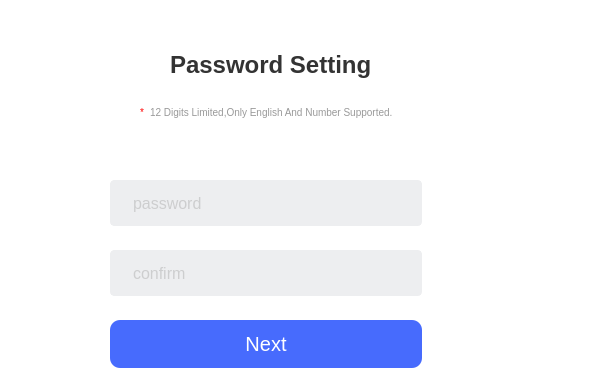
<?xml version="1.0" encoding="UTF-8"?>
<ui version="4.0">
 <class>PasswordSetting</class>
 <widget class="QDialog" name="PasswordSetting">
  <property name="geometry">
   <rect>
    <x>0</x>
    <y>0</y>
    <width>592</width>
    <height>392</height>
   </rect>
  </property>
  <property name="windowTitle">
   <string>Dialog</string>
  </property>
  <property name="styleSheet">
   <string notr="true">QDialog{
	background-color: rgb(255, 255, 255);

}
QLineEdit {
	color:#ADADAD;
    border: 1px solid #EDEEF0;  
    border-radius: 4px; 
    background: #EDEEF0;  
    selection-background-color: #476BFD; 
    font-size: 16px ;
	padding-left:20px;
	padding-right:20px;
}

QLineEdit:hover{
border:1px solid #476BFD;
border-radius: 4px; 
}

QPushButton#pushButton_next{
	background-color:rgb(71,107,253);
	border-width:0;
    padding:4px;  
	border-style:inset;  
	border-radius:10px;  
	color:white;
	font-size: 20px;
}

QPushButton#pushButton_next:pressed {  
    /* 改变背景色   
    background-color:rgb(40,85,20); */
    /* 使文字有一点移动 */  
    padding-left:6px;  
    padding-top:6px;  
}  


</string>
  </property>
  <widget class="QLabel" name="label">
   <property name="geometry">
    <rect>
     <x>170</x>
     <y>50</y>
     <width>210</width>
     <height>30</height>
    </rect>
   </property>
   <property name="styleSheet">
    <string notr="true">
	font:bold 24px;
    color: #333333;</string>
   </property>
   <property name="text">
    <string>Password Setting</string>
   </property>
  </widget>
  <widget class="MyLineEdit" name="lineEdit_password">
   <property name="geometry">
    <rect>
     <x>110</x>
     <y>180</y>
     <width>312</width>
     <height>46</height>
    </rect>
   </property>
   <property name="text">
    <string/>
   </property>
   <property name="echoMode">
    <enum>QLineEdit::Normal</enum>
   </property>
   <property name="placeholderText">
    <string>password</string>
   </property>
  </widget>
  <widget class="MyLineEdit" name="lineEdit_confirm">
   <property name="geometry">
    <rect>
     <x>110</x>
     <y>250</y>
     <width>312</width>
     <height>46</height>
    </rect>
   </property>
   <property name="text">
    <string/>
   </property>
   <property name="echoMode">
    <enum>QLineEdit::Normal</enum>
   </property>
   <property name="placeholderText">
    <string>confirm</string>
   </property>
  </widget>
  <widget class="QPushButton" name="pushButton_next">
   <property name="geometry">
    <rect>
     <x>110</x>
     <y>320</y>
     <width>312</width>
     <height>48</height>
    </rect>
   </property>
   <property name="focusPolicy">
    <enum>Qt::NoFocus</enum>
   </property>
   <property name="styleSheet">
    <string notr="true"/>
   </property>
   <property name="text">
    <string>Next</string>
   </property>
  </widget>
  <widget class="QLabel" name="label_2">
   <property name="geometry">
    <rect>
     <x>150</x>
     <y>100</y>
     <width>270</width>
     <height>24</height>
    </rect>
   </property>
   <property name="styleSheet">
    <string notr="true">
	font-size:10px;
    color: #999999;</string>
   </property>
   <property name="text">
    <string>12 Digits Limited,Only English And Number Supported.</string>
   </property>
  </widget>
  <widget class="QLabel" name="label_3">
   <property name="geometry">
    <rect>
     <x>140</x>
     <y>100</y>
     <width>16</width>
     <height>24</height>
    </rect>
   </property>
   <property name="styleSheet">
    <string notr="true">color: rgb(255, 0, 0);
font-size:10px;</string>
   </property>
   <property name="text">
    <string>*</string>
   </property>
  </widget>
 </widget>
 <customwidgets>
  <customwidget>
   <class>MyLineEdit</class>
   <extends>QLineEdit</extends>
   <header location="global">mylineedit.h</header>
  </customwidget>
 </customwidgets>
 <resources/>
 <connections/>
</ui>
